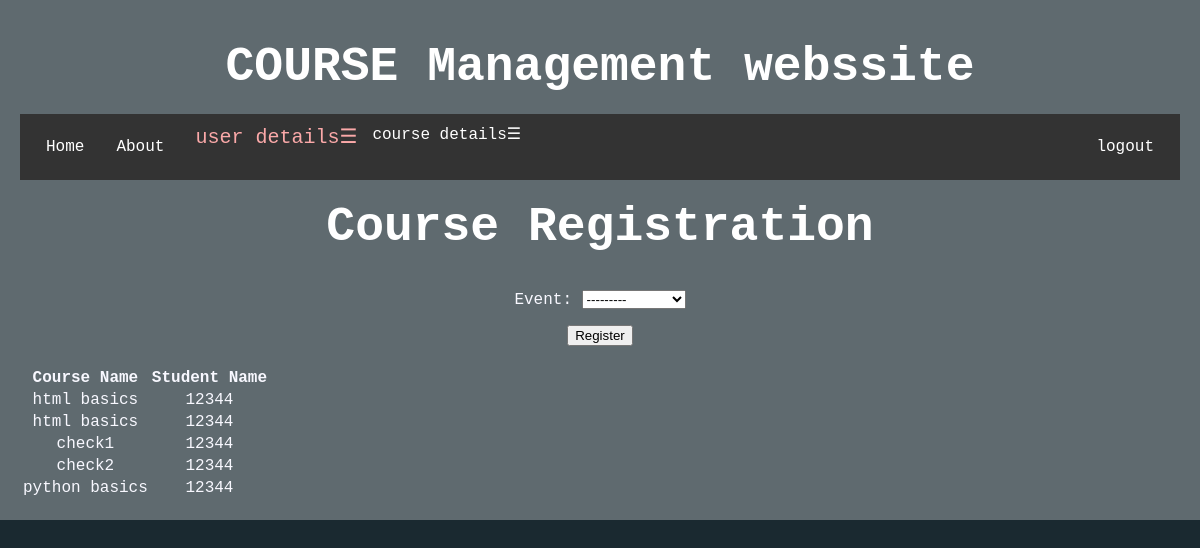
Page /register_event/ (signed in) on the committed database.
### events/models.py (models this page shows, shortened)
class Event(models.Model):
    event_id = models.AutoField(primary_key=True, default=1)
    event_name = models.CharField(max_length=100)
    event_venue = models.CharField(max_length=100)
    event_start_time = models.DateTimeField()
    event_end_time = models.DateTimeField()
    def __str__(self):
        return self.event_name

class UserEvent(models.Model):
    user = models.ForeignKey(User, on_delete=models.CASCADE)
    event = models.ForeignKey(Event, on_delete=models.CASCADE)
    registered = models.BooleanField(default=False)

### events/views.py (the view)
# urls.py: path('register_event/', event_views.register_event, name='register_event'),
def register_event(request):
    if request.method == 'POST':
        form = UserEventForm(request.POST)
        if form.is_valid():
            event = form.cleaned_data['event']
            UserEvent.objects.create(user=request.user, event=event, registered=True)
            return redirect('register_event')
    form = UserEventForm()
    events = Event.objects.all()
    user_events = UserEvent.objects.filter(user=request.user)
    context = {
        'form': form,
        'events': events,
        'user_events': user_events,
    }
    return render(request, 'register.html', context)

### events/forms.py
class UserEventForm(forms.ModelForm):
    class Meta:
        model = UserEvent
        fields = ['event']

### events/templates/register.html (shortened to what this page needs)
<!DOCTYPE html>
<html>
<head>
</head>
<body>    <div class="header">
        <h1>COURSE Management webssite</h1>
      <div class="navbar" id="myNavbar">
        <ul>
            <li><a href="{% url 'home' %}">Home</a></li>
            <li><a href="{% url 'about' %}">About</a></li>
            <li class="dropdown">
                <span class="menu-icon" onclick="toggleDropdown()">user details&#9776;</span>
            </li>
            <li class="dropdown">
                <span onclick="toggleDropdown()">course details&#9776;</span>
            </li>
            <div class="ng"><li><a href="{% url 'login' %}">logout</a></li></div>
        </ul>
    </div>
    <h1>Course Registration</h1>
    <div class="register-form">
        <form method="POST" action="{% url 'register_event' %}">
            {{ form.as_p }}
            <input type="submit" value="Register">
        </form>
    </div>
    <table>
        <tr>
            <th>Course Name</th>
            <th>Student Name</th>
        </tr>
        {% for user_event in user_events %}
        <tr>
            <td>{{ user_event.event.event_name }}</td>
            <td>{{ request.user.username }}</td>
        </tr>
        {% endfor %}
    </table>
</body>
</html>

### events/templates/register.html (style rules this page uses)
body { margin: 0; padding: 0; font-family: 'Courier New', monospace; color: ghostwhite; background-color: #1A2930; }
.header { background-color: rgba(255, 255, 255,0.3); padding: 20px; text-align: center; position: relative; z-index: 3; }
h1 { color: white; font-size: 48px; margin: 0; padding: 20px; }
.navbar { background-color: #333; color: #fff; padding: 10px; }
.navbar ul { list-style-type: none; margin: 0; padding: 0; overflow: hidden; }
.navbar li { float: left; }
.ng { float:right; }
.register-form { margin-bottom: 20px; }
.navbar li a { display: block; color: #fff; text-align: center; padding: 14px 16px; text-decoration: none; }
.dropdown { position: relative; display:block; cursor:wait; }
.menu-icon { cursor: wait; color: #fba9a9; font-size: 20px; padding: 15px; }

### rows in the picture
Event: event "---------"
UserEvent: event.event_name "html basics"
UserEvent: event.event_name "html basics"
UserEvent: event.event_name "check1"
UserEvent: event.event_name "check2"
UserEvent: event.event_name "python basics"

### other values in the picture
{{ request.user.username }} "12344"
